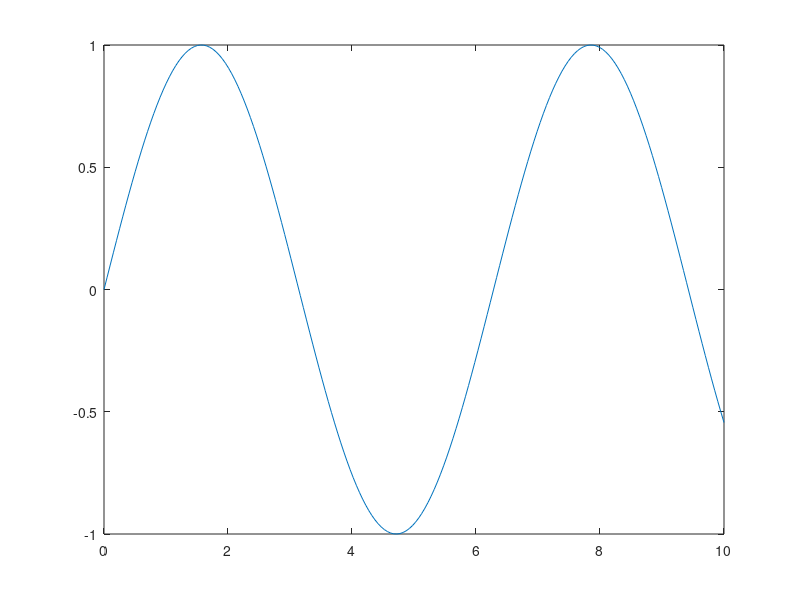

Recreate this plot in MATLAB.
##################################################
# Basic Commands To Write on a Top of The Script #
##################################################

# Clear Command History
history -c

# Clear all Variables, Functions and Compiled Codes
clear all

# Close All Open Figure Windows
close all

# Clear the Command Window
clc

######################
# Comments in Octave #
######################

% - Single Line Comment

%{
  Multi Line Comment
  Multi Line Comment
  Multi Line Comment
%}

# - Octave Specific Single Line Comment

############################
# Display a Text in Octave #
############################

# To Display Strings [Written in Double or Single Quotes]
disp('Hello World');
disp("I'm going to learn Octave");

##################
# Variable Types #
##################

# 01. Variable Type - Double
double = 3.84;

# 02. Variable Type - Character
string = "String";

# 03. Varible Type - Complex
z = 1 + 3i;

% Matrices, Vectors, Doubles and Chars are the most frequently used variable types.
% Complex, Symbolic, 16 - Bit Integer and 8 - Bit Integer are other variable types.

#############################
# Built - In Variable Names #
#############################

% Unassigned Computation
5 + 6;

% Display Imaginary Part of a Complex Number Calculations
disp(i);
disp(j);

% Stores the Value of Pi = 3.1415......
disp(pi);

% Stores the result of last unassigned value
disp(ans);

% Infinities
disp(Inf);
disp(-Inf);

% Not a Number (0/0)
disp(NaN);

###########
# Scalars #
###########

% 01. Assign a Value Explicitly
a = 10;

% 02. Assign a Value Explicitly
c = 1.3 * 45 - 2 * a;

###############
# Row Vectors #
###############

% 01. Space Separated Row Vectors
A = [1 2 3.2 4 6 5.4];

% 02. Comma Separated Row Vectors
B = [1, 2, 4, 7, 4.3, 1.1];

##################
# Column Vectors #
##################

% 01. Row Seperated By a Comma
C = [1; 2; 3.2; 4; 6; 5.4];

#######################
# Size() and Length() #
#######################

% 01. Size of Row Vectors
size(A);
size(B);

% 02. Length of Column Vectors
length(A);
length(B);

% 03. Size of Column Vectors
size(C);

% 04. Length of Row Vectors
length(C);

########
# Note #
########

% 01. Clear a specific variable or variables.
clear A B C

############
# Matrices #
############

% 01. 2 x 2 Matrix
a = [1 2; 3 4];

#########################
# Examples For Matrices #
#########################

a = [1 2];
b = [3 4];
c = [5; 6];
d = [a; b];
e = [d c];
f = [[e e]; [a b a]];

% Matrix of Strings and Print it
str = ["Hello, ", "I am ", "John"];
disp(str);

##########################
# Basic Scalar Functions #
##########################

% 01. Addition
a = (1 + 2i) + (2 + 5i);
disp(["ans = ", num2str(a)]); % ans = (3 + 7i)
fprintf("ans = %s\n", num2str(a));

% 02. Subtraction
b = (1 + 2i) - (2 + 5i);
disp(["ans = ", num2str(b)]); % ans = (-1 - 3i)
fprintf("ans = %s\n", num2str(b));

% 03. Multiplication
c = (1 + 2i) * (1 + 2i);
disp(num2str(c));

% 04. Division - Normal Case
d = 7/45;
disp(d); % 0.1556

% 05. Division - Infinity Case
e = 1/0;
disp(e); % Inf

% 06. Division - Undefined Case
f = 0/0;
disp(f); % NaN - Not a Number

% 07. Exponentiation - Normal Case
e = 4^2;
disp(e); % 16

% 08. Exponentiation with BODMAS
f = (3+4*1j)^2;
disp(f); % -7 + 24i

% 09. Complicated Expressions
g = ((2+3)*3)^0.1;
disp(g); % 1.3110

######################
# Built in Functions #
######################

sqrt(2);        % Square root of 2
log(2);         % Natural logarithm (base e) of 2
log10(2);       % Base-10 logarithm of 2
cos(1.2);       % Cosine of 1.2 radians
atan(-8);       % Arctangent (inverse tangent) of -8 (returns angle in radians)
exp(2+4*1i);    % Exponential function of complex number (e^(2+4i))
round(1.4);     % Round to nearest integer (1)
floor(3.3);     % Round down to nearest integer (3)
ceil(4.23);     % Round up to nearest integer (5)
angle(1i);      % Phase angle of complex number in radians (π/2 for 1i)
abs(1+1i);      % Magnitude (absolute value) of complex number √(1² + 1²) = √2

#############
# Transpose #
#############

A = [1 2 3; 4 5 6];
B = [1 + i; 2 - i; 5 + i;];

% 01. Transpose using Function.
transpose(A);
transpose(B);

% 02. Transpose using ' Symbol. [Transpose and Cojugate For Complex - Hermitian Matrix]
A';
B';

% 03. Transpose using .' Symbol. [Transpose and Only For All - Safest Method]
A.';

######################################
# Matrix Addition and Multiplication #
######################################

A = [1, 2, 3, 4, 5]; % Row Vectors
B = [5; 4; 3; 2; 1]; % Column Vectors

% 01. Row and Column Vector Addition
C = A + B; % Element wise perform. The new matrix size = row size * column;
% First Element in A will add to the elements in B and that column will First Column in
% New Matrix.

% 02. Tranpose rows to make size compatible
C = A.' + B;

% 03. Tranpose columns to make size compatible
C = B.' +  A;

% 04. Sum & Product of All Elements in Matrix A
S = sum(A);
P = prod(A);

% 05. Sum & Product of All Elements in Matrix B
S = sum(B);
P = prod(B);

% 06. Sum & Product of All Elements in 4 x 3 Matrix
A = [1 2 4; 4 5 6];

sum(A);
prod(A);

###########################
# Element Wise Operations #
###########################

t = [1 2 3];                % Create a row vector [1, 2, 3]
f = exp(t);                 % Compute exponential of each element: [e^1, e^2, e^3]

f = [exp(1) exp(2) exp(3)]; % Same as exp(t)

#######################################
# Elements Wise Operations - Examples #
#######################################

a = [1 2 3];
b = [4; 2; 1];

a.*b; % Has an Error [Multiply Rows or Columns to match the Dimensions]
a./b; % Has an Error [Multiply Rows or Columns to match the Dimensions]
a.^b; % Has an Error [Multiply Rows or Columns to match the Dimensions]

% Do transpose to avoid errors.
a.*b'; % Dimensions are match due to transpose.
a./b'; % Dimensions are match due to transpose.
a.^b'; % Dimensions are match due to transpose.

#######################
# Multiply By Inverse #
#######################

A = [1 2 3; 4 5 6; 5 5 5];
B = [6 8 9; 1 4 5; 9 9 9];

C = A / B;
D = A * inv(B); % A / B = A * Inv(B)

############################
# Automatic Initialization #
############################

% 01. Ones Vector
o = ones(1,10);     % Row Vector:   10 elements, all 1s
o = ones(5,1);      % Column Vector: 5 elements, all 1s

% 02. Zeros Vector
z = zeros(23, 1);    % Column vector: 23 elements, all 0s
z = zeros(1, 15);    % Row vector:    15 elements, all 0s

% 03. Random Vector
r = rand(1,45);     % Row vector:    45 random numbers (0 - 1)
r = rand(5,1);      % Column vector:  5 random numbers

% 04. NaN Vector
n = nan(1,69);      % Row vector: 69 NaN values (Uninitialized)

% 05. Linspace
a = linspace(0, 10, 5); # Start at 0 and ends at 10, 5 values. (Incluidng 0 and 10)

% 06. Colon Operator
b = 0:2:10;          # Start at 0, Increment by 2 and Ends at 10. [Increment can be decimal or negative]

% 07. Special Case
c = 1:5;              # If increment is not specified, Starts at 1 and ends at 5. [Default Increment is 1]

% 08. logspace()
logspace(10, 20);        % 50 points between 10^a and 10^b
logspace(10, 20, 100);   % n points between 10^a and 10^b
logspace(10, pi, 100);   % Points between 10^a and π (Special Case)

###################
# Vector Indexing #
###################

a = [13, 5, 9, 10];
n = length(a);

a(1);    % Returns: 13
a(2);    % Returns: 5
a(3);    % Returns: 9
a(4);    % Returns: 10
a(n);    % Returns n

###################
# Matrix Indexing #
###################

b = [1 2 3; 4 5 6];

% 01. Subscript Indexing

B = [b(1,1)  14   33;
     b(2,1)  9    8];

B(1,1);    % Row 1, Column 1
B(2,3);    % Row 2, Column 3
B(1,:);    % Entire Row 1
B(:,2);    % Entire Column 2

% 02. Linear Indexing (Column - Wise)

B = [b(1)  14   33;    % b(1) = B(1,1)
     b(2)  9    8];    % b(2) = B(2,1)

B(1);      % Same as B(1,1) = First element
B(2);      % Same as B(2,1) = Second element (down first column)
B(3);      % Same as B(1,2) = Third element (then next column)
B(4);      % Same as B(2,2) = Fourth element

###########
# Summary #
###########

% 01. Define a Matrix
A = [1, 2, 3; 8, 9, 4; 5, 9, 8];

% 02. Calling Matrices
A(3);       % Linear indexing: 3rd element (row 3, column 1) = 5
A([1, 4]);  % Linear indexing: 1st and 4th elements = [1, 8]
A(2, 2);    % Element at row 2, column 2 (value: 9)
A(2,:);     % Entire row 2 (all columns) → [8, 9, 4]
A(:,2);     % Entire column 2 (all rows) → [2; 9; 9]
A(9);       % 9th element using linear indexing (column-wise) → 8

% 03. Creating a Random Matrix
A = rand(5); % Creates 5 x 5 Random Matrix

########################
# Advanced Indexing 01 #
########################

% 01. Select Entire Row & Columns
C = [12, 5; -2, 13];

d = C(1,:); % Entire row 1    → [12, 5]
e = C(:,2); % Entire column 2 → [5; 13]

% 02. Modify Row & Columns
C(2,:) = [3, 6];   % Replace row 2 with [3, 6] / Result: C = [12, 5; 3, 6]

########################
# Advanced Indexing 02 #
########################

% 03. Find Minimum and Maximum Values
vec = [5, 3, 1, 9, 7];

[minVal, minInd] = min(vec); % minVal = 1, minInd = 3
[maxVal, maxInd] = max(vec); % maxVal = 9, maxInd = 4

% 04. Find() Function

ind = find(vec == 9); % Returns: 4
vec(ind) = 8;         % Change Value at Index 4

ind = find(vec > 2 & vec < 6);   % Returns: [1, 2] (values 5 and 3)
ind = find(vec >= 5 | vec == 1); % Returns: [1 3 4 5]

% 05. Logical Indexing
vec = [5, 3, 1, 9, 7];

% Direct modification without find()
vec(vec == 9) = 8;              % Change all 9's to 8's
vec(vec > 2 & vec < 6) = 10;    % Change values 3,5 to 10

% Multiple conditions
vec(vec > 5) = 0;               % Set all values >5 to 0

############
# Plotting #
############

% 01. Defining X Axis
x = linspace(0, 10, 200); # Starts from 0 and End from 10 Including 0 and 10. Make 200 Values with Equal Gaps Between Them.

% 02. Defining the Function
y=sin(x);

% 03. Plot the Function
plot(x,y);
